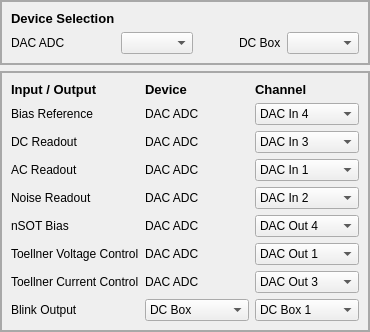
      <widget class="QWidget" name="tab_3">
       <property name="styleSheet">
        <string notr="true">#tab_3{
background: black
}</string>
       </property>
       <attribute name="title">
        <string>nSOT Bias and Characterizer</string>
       </attribute>
       <layout class="QVBoxLayout" name="verticalLayout_4" stretch="2,9">
        <property name="margin">
         <number>0</number>
        </property>
        <item>
         <widget class="QFrame" name="frame_5">
          <property name="styleSheet">
           <string notr="true">#frame_5{
border: 2px solid rgb(168,168,168)
}</string>
          </property>
          <property name="frameShape">
           <enum>QFrame::StyledPanel</enum>
          </property>
          <property name="frameShadow">
           <enum>QFrame::Raised</enum>
          </property>
          <layout class="QGridLayout" name="gridLayout_5" rowstretch="1,1" columnstretch="1,1,1,1,1">
           <item row="0" column="0">
            <widget class="QLabel" name="label_48">
             <property name="sizePolicy">
              <sizepolicy hsizetype="Preferred" vsizetype="Fixed">
               <horstretch>0</horstretch>
               <verstretch>0</verstretch>
              </sizepolicy>
             </property>
             <property name="font">
              <font>
               <pointsize>10</pointsize>
               <weight>75</weight>
               <bold>true</bold>
              </font>
             </property>
             <property name="text">
              <string>Device Selection</string>
             </property>
            </widget>
           </item>
           <item row="1" column="3">
            <widget class="QLabel" name="label_49">
             <property name="text">
              <string>DC Box</string>
             </property>
            </widget>
           </item>
           <item row="1" column="4">
            <widget class="QComboBox" name="comboBox_nSOT_DCBox"/>
           </item>
           <item row="1" column="0">
            <widget class="QLabel" name="label_47">
             <property name="text">
              <string>DAC ADC</string>
             </property>
            </widget>
           </item>
           <item row="1" column="1">
            <widget class="QComboBox" name="comboBox_nSOT_DACADC"/>
           </item>
           <item row="1" column="2">
            <spacer name="horizontalSpacer_8">
             <property name="orientation">
              <enum>Qt::Horizontal</enum>
             </property>
             <property name="sizeType">
              <enum>QSizePolicy::Preferred</enum>
             </property>
             <property name="sizeHint" stdset="0">
              <size>
               <width>40</width>
               <height>20</height>
              </size>
             </property>
            </spacer>
           </item>
          </layout>
         </widget>
        </item>
        <item>
         <widget class="QFrame" name="frame_6">
          <property name="styleSheet">
           <string notr="true">#frame_6{
border: 2px solid rgb(168,168,168)
}
</string>
          </property>
          <property name="frameShape">
           <enum>QFrame::StyledPanel</enum>
          </property>
          <property name="frameShadow">
           <enum>QFrame::Raised</enum>
          </property>
          <layout class="QGridLayout" name="gridLayout_6">
           <item row="1" column="0">
            <widget class="QLabel" name="label_50">
             <property name="text">
              <string>Bias Reference</string>
             </property>
            </widget>
           </item>
           <item row="8" column="0">
            <widget class="QLabel" name="label_51">
             <property name="text">
              <string>Blink Output</string>
             </property>
            </widget>
           </item>
           <item row="8" column="2">
            <widget class="QComboBox" name="comboBox_19">
             <item>
              <property name="text">
               <string>DC Box 1</string>
              </property>
             </item>
             <item>
              <property name="text">
               <string>DC Box 2</string>
              </property>
             </item>
             <item>
              <property name="text">
               <string>DC Box 3</string>
              </property>
             </item>
             <item>
              <property name="text">
               <string>DC Box 4</string>
              </property>
             </item>
             <item>
              <property name="text">
               <string>DC Box 5</string>
              </property>
             </item>
             <item>
              <property name="text">
               <string>DC Box 6</string>
              </property>
             </item>
             <item>
              <property name="text">
               <string>DC Box 7</string>
              </property>
             </item>
             <item>
              <property name="text">
               <string>DC Box 8</string>
              </property>
             </item>
            </widget>
           </item>
           <item row="2" column="1">
            <widget class="QLabel" name="label_52">
             <property name="text">
              <string>DAC ADC</string>
             </property>
            </widget>
           </item>
           <item row="4" column="0">
            <widget class="QLabel" name="label_53">
             <property name="text">
              <string>Noise Readout</string>
             </property>
            </widget>
           </item>
           <item row="3" column="1">
            <widget class="QLabel" name="label_54">
             <property name="text">
              <string>DAC ADC</string>
             </property>
            </widget>
           </item>
           <item row="0" column="1">
            <widget class="QLabel" name="label_55">
             <property name="font">
              <font>
               <pointsize>10</pointsize>
               <weight>75</weight>
               <bold>true</bold>
              </font>
             </property>
             <property name="text">
              <string>Device</string>
             </property>
            </widget>
           </item>
           <item row="0" column="2">
            <widget class="QLabel" name="label_56">
             <property name="font">
              <font>
               <pointsize>10</pointsize>
               <weight>75</weight>
               <bold>true</bold>
              </font>
             </property>
             <property name="text">
              <string>Channel</string>
             </property>
            </widget>
           </item>
           <item row="1" column="1">
            <widget class="QLabel" name="label_57">
             <property name="text">
              <string>DAC ADC</string>
             </property>
            </widget>
           </item>
           <item row="5" column="1">
            <widget class="QLabel" name="label_58">
             <property name="text">
              <string>DAC ADC</string>
             </property>
            </widget>
           </item>
           <item row="5" column="0">
            <widget class="QLabel" name="label_59">
             <property name="text">
              <string>nSOT Bias</string>
             </property>
            </widget>
           </item>
           <item row="0" column="0">
            <widget class="QLabel" name="label_60">
             <property name="sizePolicy">
              <sizepolicy hsizetype="Preferred" vsizetype="Fixed">
               <horstretch>0</horstretch>
               <verstretch>0</verstretch>
              </sizepolicy>
             </property>
             <property name="font">
              <font>
               <pointsize>10</pointsize>
               <weight>75</weight>
               <bold>true</bold>
              </font>
             </property>
             <property name="text">
              <string>Input / Output</string>
             </property>
            </widget>
           </item>
           <item row="2" column="0">
            <widget class="QLabel" name="label_61">
             <property name="text">
              <string>DC Readout</string>
             </property>
            </widget>
           </item>
           <item row="3" column="0">
            <widget class="QLabel" name="label_62">
             <property name="text">
              <string>AC Readout</string>
             </property>
            </widget>
           </item>
           <item row="4" column="1">
            <widget class="QLabel" name="label_64">
             <property name="text">
              <string>DAC ADC</string>
             </property>
            </widget>
           </item>
           <item row="6" column="0">
            <widget class="QLabel" name="label_65">
             <property name="text">
              <string>Toellner Voltage Control</string>
             </property>
            </widget>
           </item>
           <item row="7" column="0">
            <widget class="QLabel" name="label_66">
             <property name="text">
              <string>Toellner Current Control</string>
             </property>
            </widget>
           </item>
           <item row="6" column="1">
            <widget class="QLabel" name="label_67">
             <property name="text">
              <string>DAC ADC</string>
             </property>
            </widget>
           </item>
           <item row="7" column="1">
            <widget class="QLabel" name="label_68">
             <property name="text">
              <string>DAC ADC</string>
             </property>
            </widget>
           </item>
           <item row="6" column="2">
            <widget class="QComboBox" name="comboBox_32">
             <property name="currentIndex">
              <number>0</number>
             </property>
             <item>
              <property name="text">
               <string>DAC Out 1</string>
              </property>
             </item>
             <item>
              <property name="text">
               <string>DAC Out 2</string>
              </property>
             </item>
             <item>
              <property name="text">
               <string>DAC Out 3</string>
              </property>
             </item>
             <item>
              <property name="text">
               <string>DAC Out 4</string>
              </property>
             </item>
            </widget>
           </item>
           <item row="7" column="2">
            <widget class="QComboBox" name="comboBox_33">
             <property name="currentIndex">
              <number>2</number>
             </property>
             <item>
              <property name="text">
               <string>DAC Out 1</string>
              </property>
             </item>
             <item>
              <property name="text">
               <string>DAC Out 2</string>
              </property>
             </item>
             <item>
              <property name="text">
               <string>DAC Out 3</string>
              </property>
             </item>
             <item>
              <property name="text">
               <string>DAC Out 4</string>
              </property>
             </item>
            </widget>
           </item>
           <item row="5" column="2">
            <widget class="QComboBox" name="comboBox_34">
             <property name="currentIndex">
              <number>3</number>
             </property>
             <item>
              <property name="text">
               <string>DAC Out 1</string>
              </property>
             </item>
             <item>
              <property name="text">
               <string>DAC Out 2</string>
              </property>
             </item>
             <item>
              <property name="text">
               <string>DAC Out 3</string>
              </property>
             </item>
             <item>
              <property name="text">
               <string>DAC Out 4</string>
              </property>
             </item>
            </widget>
           </item>
           <item row="1" column="2">
            <widget class="QComboBox" name="comboBox_35">
             <property name="sizePolicy">
              <sizepolicy hsizetype="Preferred" vsizetype="Fixed">
               <horstretch>0</horstretch>
               <verstretch>0</verstretch>
              </sizepolicy>
             </property>
             <property name="currentIndex">
              <number>3</number>
             </property>
             <item>
              <property name="text">
               <string>DAC In 1</string>
              </property>
             </item>
             <item>
              <property name="text">
               <string>DAC In 2</string>
              </property>
             </item>
             <item>
              <property name="text">
               <string>DAC In 3</string>
              </property>
             </item>
             <item>
              <property name="text">
               <string>DAC In 4</string>
              </property>
             </item>
            </widget>
           </item>
           <item row="2" column="2">
            <widget class="QComboBox" name="comboBox_36">
             <property name="currentIndex">
              <number>2</number>
             </property>
             <item>
              <property name="text">
               <string>DAC In 1</string>
              </property>
             </item>
             <item>
              <property name="text">
               <string>DAC In 2</string>
              </property>
             </item>
             <item>
              <property name="text">
               <string>DAC In 3</string>
              </property>
             </item>
             <item>
              <property name="text">
               <string>DAC In 4</string>
              </property>
             </item>
            </widget>
           </item>
           <item row="3" column="2">
            <widget class="QComboBox" name="comboBox_37">
             <property name="currentIndex">
              <number>0</number>
             </property>
             <item>
              <property name="text">
               <string>DAC In 1</string>
              </property>
             </item>
             <item>
              <property name="text">
               <string>DAC In 2</string>
              </property>
             </item>
             <item>
              <property name="text">
               <string>DAC In 3</string>
              </property>
             </item>
             <item>
              <property name="text">
               <string>DAC In 4</string>
              </property>
             </item>
            </widget>
           </item>
           <item row="4" column="2">
            <widget class="QComboBox" name="comboBox_38">
             <property name="currentIndex">
              <number>1</number>
             </property>
             <item>
              <property name="text">
               <string>DAC In 1</string>
              </property>
             </item>
             <item>
              <property name="text">
               <string>DAC In 2</string>
              </property>
             </item>
             <item>
              <property name="text">
               <string>DAC In 3</string>
              </property>
             </item>
             <item>
              <property name="text">
               <string>DAC In 4</string>
              </property>
             </item>
            </widget>
           </item>
           <item row="8" column="1">
            <widget class="QComboBox" name="comboBox_39">
             <property name="sizePolicy">
              <sizepolicy hsizetype="Preferred" vsizetype="Fixed">
               <horstretch>0</horstretch>
               <verstretch>0</verstretch>
              </sizepolicy>
             </property>
             <property name="currentIndex">
              <number>0</number>
             </property>
             <item>
              <property name="text">
               <string>DC Box</string>
              </property>
             </item>
             <item>
              <property name="text">
               <string>DAC ADC</string>
              </property>
             </item>
            </widget>
           </item>
          </layout>
         </widget>
        </item>
       </layout>
      </widget>
